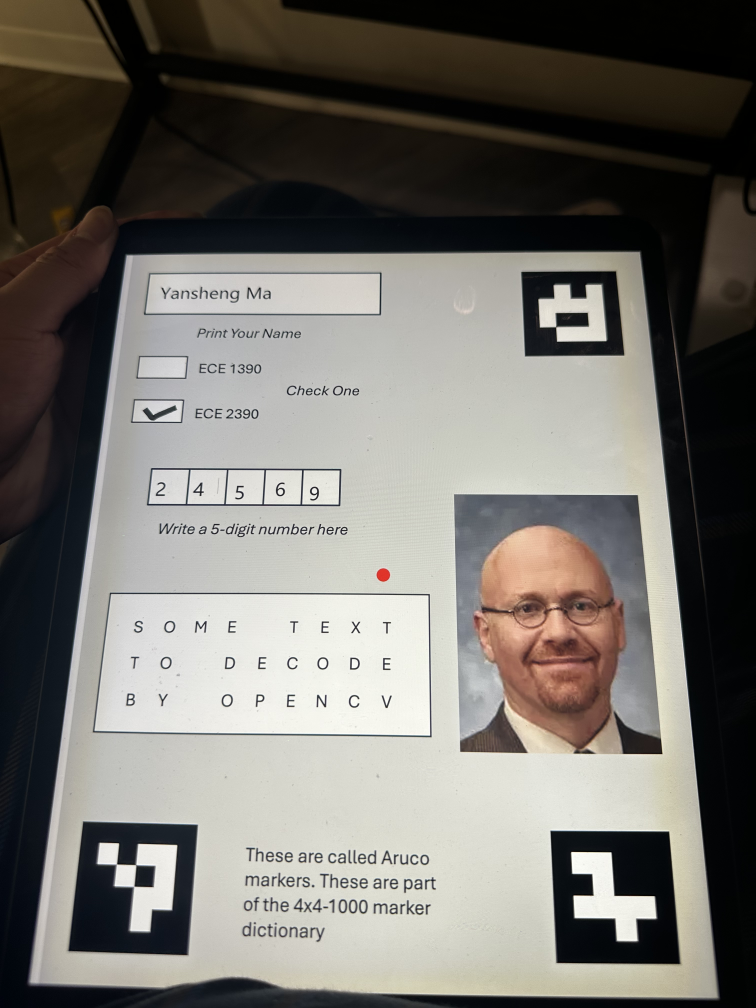
#> input picture 4.jpg, 3024 x 4032 px (shown at 1/4 size)
$ jupyter execute --allow-errors Homework8.ipynb
#> lines starting #> are read from the running program, lines starting #| are printed output that depends on the picture
## Homework #8

[cell 1]
import cv2
import numpy as np
import easyocr
from cv2 import aruco
import mediapipe as mp
import matplotlib.pyplot as plt
import pytesseract

# Load the image
image_path = "4.jpg"
image = cv2.imread(image_path)
#> image is the input picture: shape (4032, 3024, 3); mean B, G, R 107.8, 113.4, 116.3
plt.imshow(cv2.cvtColor(image, cv2.COLOR_BGR2RGB))
plt.title("Image")
plt.axis("off")
plt.show()
if image is None:
    print("Error: Failed to load image.")
    exit()

# Convert to grayscale
gray = cv2.cvtColor(image, cv2.COLOR_BGR2GRAY)
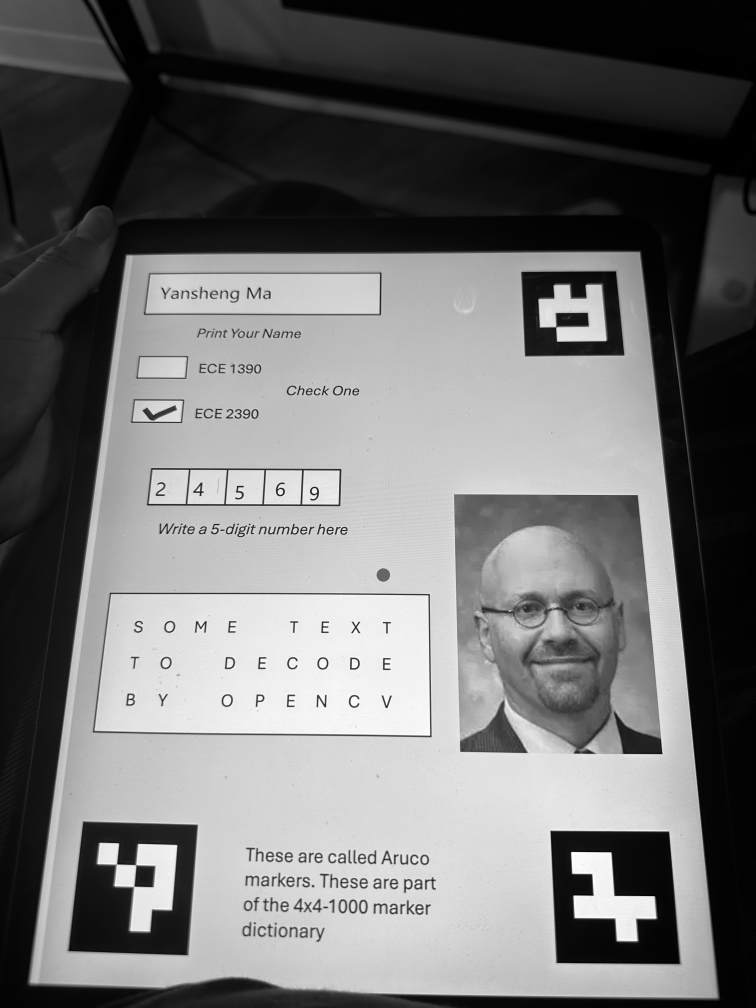
#> gray: shape (4032, 3024) (shown at 1/4 size); min 0, max 255, mean 113.7
aligned_image = None

# Detect ArUco markers
aruco_dict = aruco.getPredefinedDictionary(aruco.DICT_4X4_1000)
aruco_params = aruco.DetectorParameters()
corners, ids, rejected = aruco.detectMarkers(gray, aruco_dict, parameters=aruco_params)
#> corners = ([[2201, 3322], [2676, 3325], [2722, 3856], [2224, 3850]], [[333, 3285], [792, 3299], [754, 3820], [270, 3801]], [[2085, 1088], [2463, 1085], [2496, 1422], [2099, 1426]]); ids = [7, 0, 53]; rejected = 15 items

if ids is not None:
    detected_corners = {id[0]: corner for id, corner in zip(ids, corners)}
#> detected_corners = {7: [[2201, 3322], [2676, 3325], [2722, 3856], [2224, 3850]], 0: [[333, 3285], [792, 3299], [754, 3820], [270, 3801]], 53: [[2085, 1088], [2463, 1085], [2496, 1422], [2099, 1426]]}

    if len(detected_corners) >= 3:
        selected_ids = [7, 0, 53]
        right_bottom = detected_corners[selected_ids[0]][0][2]
#> right_bottom = [2722, 3856]
        left_bottom = detected_corners[selected_ids[1]][0][3]
#> left_bottom = [270, 3801]
        right_top = detected_corners[selected_ids[2]][0][1]
#> right_top = [2463, 1085]

        left_top_x = right_top[0] + (left_bottom[0] - right_bottom[0])
#> left_top_x = 11
        left_top_y = right_top[1] + (left_bottom[1] - right_bottom[1])
#> left_top_y = 1030

        target_width, target_height = 2892, 3630
        dst_points = np.array([[0, 0], [target_width - 1, 0],
                                [target_width - 1, target_height - 1],
                                [0, target_height - 1]], dtype="float32")
        src_points = np.array([left_bottom, right_bottom, right_top, [left_top_x, left_top_y]], dtype="float32")
#> src_points = [[270, 3801], [2722, 3856], [2463, 1085], [11, 1030]]
        matrix = cv2.getPerspectiveTransform(src_points, dst_points)
#> matrix = [[1.18, -0.11, 100.8], [0.0294, -1.31, 4980.4], [-8.37e-22, 3.73e-20, 1]]
        aligned_image = cv2.warpPerspective(image, matrix, (target_width, target_height))
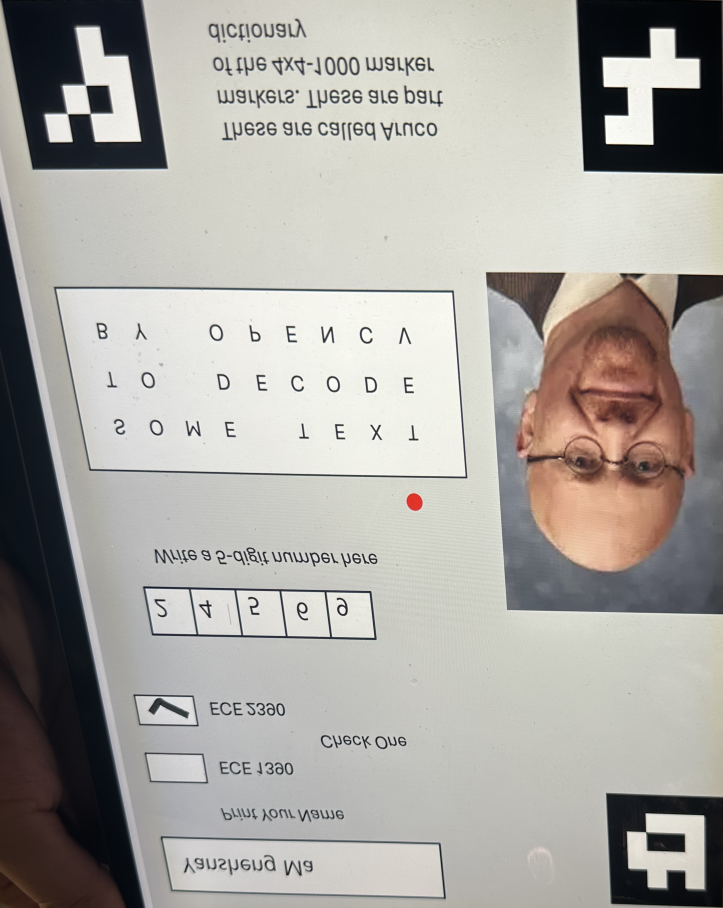
#> aligned_image: shape (3630, 2892, 3) (shown at 1/4 size); mean B, G, R 161.9, 167.1, 169.9
        aligned_image = cv2.rotate(aligned_image, cv2.ROTATE_180)
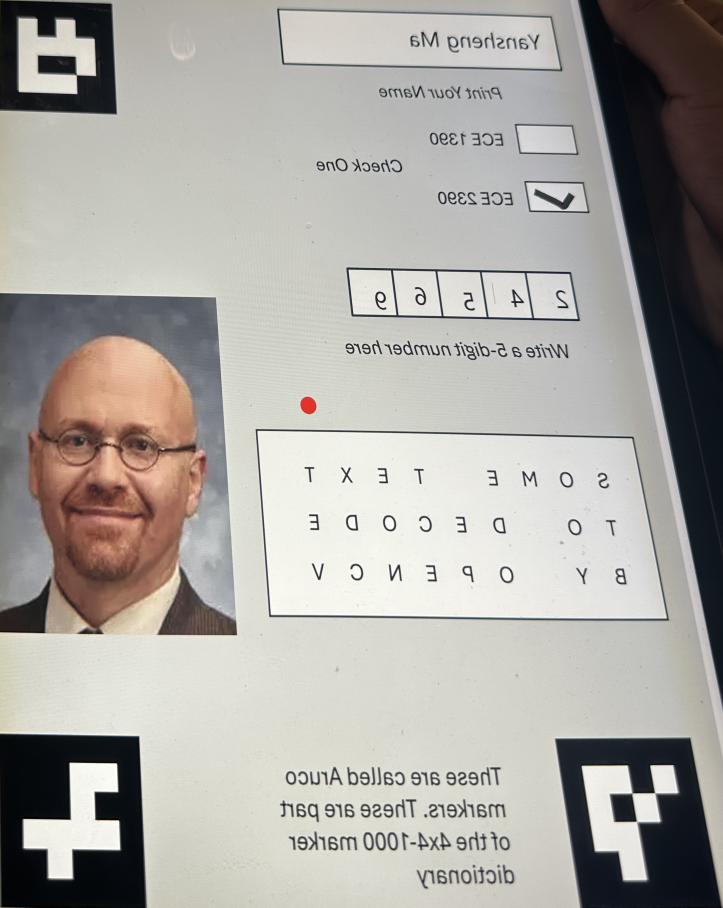
#> aligned_image: shape (3630, 2892, 3) (shown at 1/4 size); mean B, G, R 161.9, 167.1, 169.9
        aligned_image = cv2.flip(aligned_image, 1)
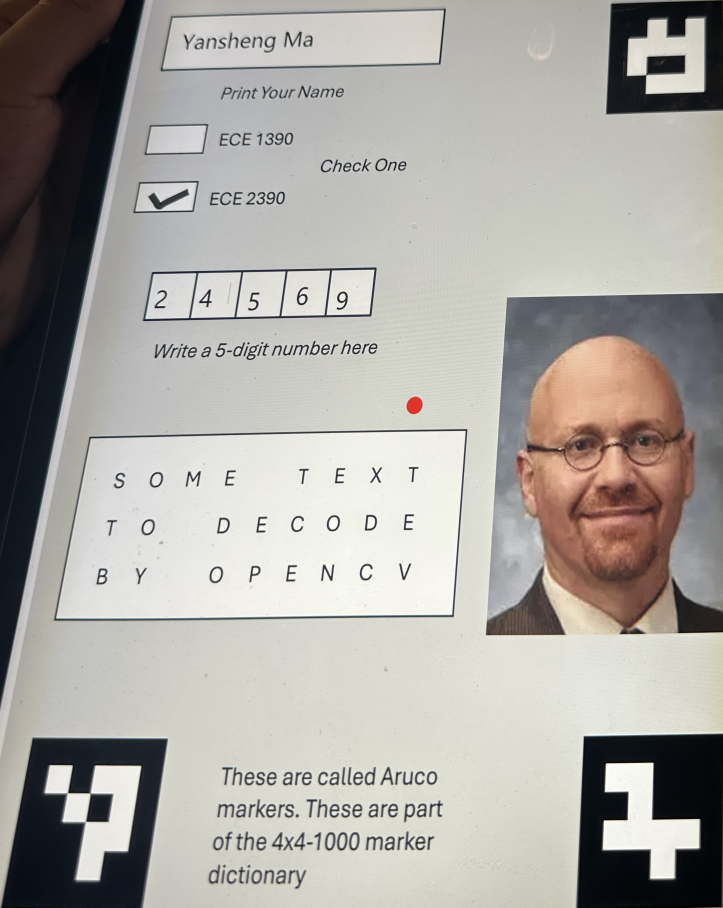
#> aligned_image: shape (3630, 2892, 3) (shown at 1/4 size); mean B, G, R 161.9, 167.1, 169.9
        plt.imshow(cv2.cvtColor(aligned_image, cv2.COLOR_BGR2RGB))
        plt.title("Aligned Image")
        plt.axis("off")
        plt.show()
if aligned_image is not None:
    image = aligned_image

image_rgb = cv2.cvtColor(image, cv2.COLOR_BGR2RGB)

name_box_coords = [691, 78, 1760, 243]
checkbox_1390_coords = [605, 510, 801, 612]
checkbox_2390_coords = [558, 738, 778, 840]
text_box_coords = [353, 1759, 1815, 2459]
face_picture_coords = [2035, 1186, 2883, 2506]
digit_coords = [
    [605, 1099, 685, 1249],
    [785, 1099, 943, 1349],
    [950, 1099, 1115, 1249],
    [1139, 1099, 1280, 1249],
    [1312, 1099, 1445, 1249]
]

#> (the rest of this cell did not finish here and is left out)
